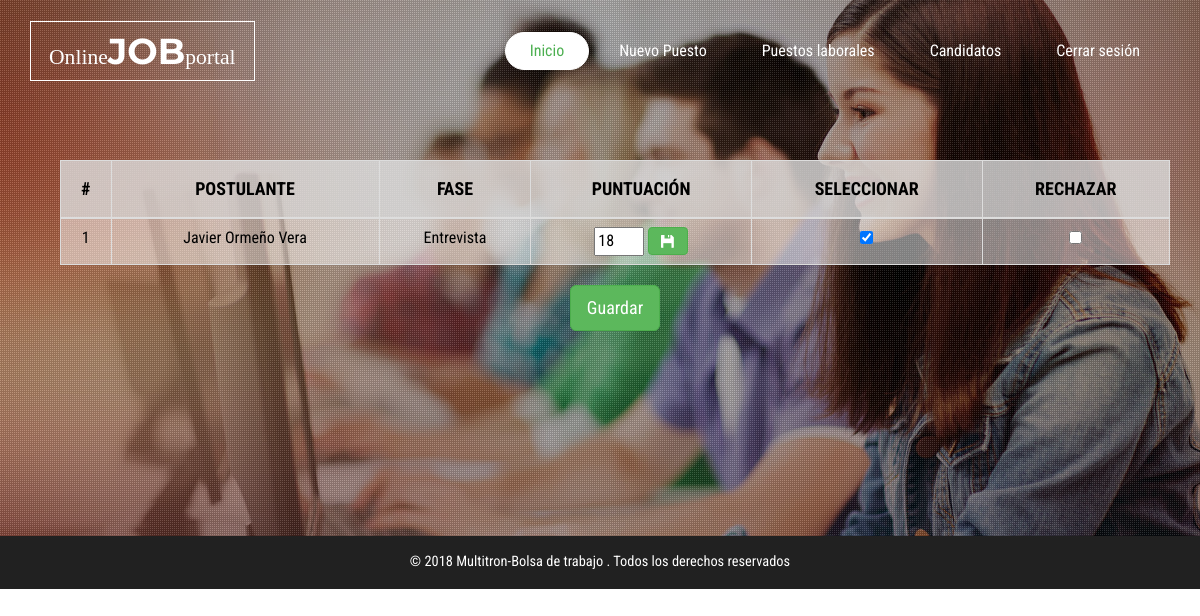
The app's page /user/jobprovider/rankByJob.php?id=1 with its own data.
### tables this page shows
CREATE TABLE `postulante_empleo` (
  `id_postulante_empleo` int(11) NOT NULL,
  `id_empleo` int(11) NOT NULL,
  `id_postulante` int(11) NOT NULL,
  `calificacion_cv` int(11) NOT NULL,
  `calificacion_conocimientos` int(11) NOT NULL,
  `calificacion_psicologico` int(11) NOT NULL,
  `calificacion_entrevista` int(11) NOT NULL,
  `fase` int(11) NOT NULL,
  `estado_fase` int(11) NOT NULL,
  `rechazado` int(11) NOT NULL
);

CREATE TABLE `postulante` (
  `id_postulante` int(11) NOT NULL,
  `nombre` varchar(100) NOT NULL,
  `dni` varchar(8) DEFAULT NULL,
  `direccion` varchar(70) DEFAULT NULL,
  `distrito` varchar(70) DEFAULT NULL,
  `email` varchar(50) NOT NULL,
  `telefono` varchar(9) DEFAULT NULL,
  `edad` varchar(100) DEFAULT NULL,
  `sexo` varchar(15) DEFAULT NULL,
  `estado_civil` varchar(30) DEFAULT NULL,
  `lugar_nac` varchar(110) DEFAULT NULL,
  `institucion` varchar(100) DEFAULT NULL,
  `carrera` varchar(8) DEFAULT NULL,
  `foto` varchar(50) DEFAULT NULL,
  `puesto` varchar(50) DEFAULT NULL,
  `conocimientos` varchar(50) DEFAULT NULL
);

### user/jobprovider/rankByJob.php (the view, shortened to what this page needs)
<html>
<!DOCTYPE html>
<html lang="en">
<head>
<link href="css/bootstrap.css" rel="stylesheet" type="text/css" media="all" />
<link rel="stylesheet" href="css/style.css" type="text/css" media="all" />
<link href="css/font-awesome.css" rel="stylesheet">
<link rel="stylesheet" href="css/flexslider.css" type="text/css" media="screen" />
    <link href="../../util/jGrowl/jquery.jgrowl.css" rel="stylesheet" media="screen">
</head>
<?php $id = $_GET["id"];
$con=conectar();?>
<body>
	<div class="banner-top">
		<div class="slider">
			<div class="callbacks_container">
				<ul class="rslides callbacks callbacks1" id="slider4">
					<li>
						<div class="w3layouts-banner-top jarallax">
							<div class="agileinfo-dot">
                                <div class="container" style="color: #fff;">
                                    <br><br><br><br><br>
                                    <br><br>
                                    <div class="container">
                                        <div class="col-md-12">
                                            <div class="table-responsive">
                                                <table class="table table-bordered" style="color: #000; background-color: rgba(255, 255, 255, .5)">
                                                    <tr style="background-color: rgba(211,211,211, .6)">
                                                        <th style="text-align: center"><h4><b>#</b></h4></th>
                                                        <th style="text-align: center"><h4><b>POSTULANTE</b></h4></th>
                                                        <th style="text-align: center"><h4><b>FASE</b></h4></th>
                                                        <th style="text-align: center"><h4><b>PUNTUACIÓN</b></h4></th>
                                                        <th style="text-align: center"><h4><b>SELECCIONAR</b></h4></th>
                                                        <th style="text-align: center"><h4><b>RECHAZAR</b></h4></th>
                                                    </tr>
                                                    <tbody>
                                                    <?php
                                                    $queryJobs = "SELECT postulante_empleo.id_postulante_empleo, postulante_empleo.calificacion_cv,
                                                                  postulante_empleo.calificacion_conocimientos, postulante_empleo.calificacion_psicologico, postulante_empleo.calificacion_entrevista,
                                                                  postulante_empleo.fase, postulante.nombre, postulante_empleo.estado_fase FROM postulante_empleo
                                                                  INNER JOIN postulante ON postulante_empleo.id_postulante = postulante.id_postulante AND postulante_empleo.id_empleo = $id AND postulante_empleo.rechazado = 0";
                                                    $stmtJobs = mysqli_query($con,$queryJobs);
                                                    $i = 0;
                                                    while($row = mysqli_fetch_array($stmtJobs)) {
                                                        $i++;
                                                        ?>
                                                        <tr>
                                                            <td align="center"><?php echo $i ?></td>
                                                            <td align="center"><?php echo $row['nombre'];?></td>
                                                            <td align="center"><?php
                                                                if($row['fase'] == 1)
                                                                    echo "Evaluación de CV";
                                                                else{
                                                                    if($row['fase'] == 2)
                                                                        echo "Evaluación de conocimientos";
                                                                    else {
                                                                        if ($row['fase'] == 3)
                                                                            echo "Evaluación psicológica";
                                                                        else
                                                                            echo "Entrevista";
                                                                     }
                                                                }?></td>
                                                            <td align="center"><?php
                                                                if($row['fase'] == 1)
                                                                    echo $row['calificacion_cv'];
                                                                else{
                                                                    if($row['fase'] == 2)
                                                                        echo $row['calificacion_conocimientos'];
                                                                    else {
                                                                        if ($row['fase'] == 3)
                                                                            echo $row['calificacion_psicologico'];
                                                                        else
                                                                            echo "<Input type='number' id='"."inputInterview".$row['id_postulante_empleo']."' style='width: 50px' min='0' max='20' value='".$row['calificacion_entrevista']."' > <button class='btn btn-success' onclick='saveQualification(".$row['id_postulante_empleo'].","."\"".$row['nombre']."\"".")'> <span class=\"glyphicon glyphicon-floppy-disk\"></span></button>";
                                                                    }
                                                                }?></td>
                                                            <td align="center"><input type="checkbox" id="seleccionado<?php echo $row['id_postulante_empleo']?>" <?php if($row['estado_fase'] == 1){echo "checked";}else {echo "";}?> onchange="changeState(<?php echo $row['id_postulante_empleo'];?>, <?php echo "'".$row['nombre']."'";?>, <?php echo $row['fase'];?>, this.checked)"></td>
                                                            <td align="center"><input type="checkbox" id="rechazado<?php echo $row['id_postulante_empleo']?>" onchange="reject(<?php echo $row['id_postulante_empleo'];?>, <?php echo "'".$row['nombre']."'";?>, this.checked)"></td>
                                                        </tr>
                                                        <?php
                                                    }
                                                    ?>
                                                    </tbody>
                                                </table>
                                                <div align="center">
                                                    <button class="btn btn-lg btn-success" onclick="reload()">Guardar</button>
                                                </div>
                                            </div>
                                        </div>
                                    </div>
                                    <br><br><br>
                                    <br><br><br>
                                    <br><br><br>
                                </div>
							</div>
						</div>
					</li>
				</ul>
			</div>
		</div>
	</div>
	<div class="banner">
		<div class="header">
			<div class="container">
				<nav class="navbar navbar-default">
					<div class="navbar-header">
						<div class="w3layouts-logo">
							<h1><a href="index.html"> <span>Online</span>Job<span>portal</span></a></h1>
						</div>
					</div>
                    <div class="collapse navbar-collapse nav-wil" id="bs-example-navbar-collapse-1">
                        <nav>
                            <ul class="nav navbar-nav navbar-right">
                                <li class="active"><a href="index.php">Inicio</a></li>
                                <li><a href="jobs.php">Nuevo Puesto</a></li>
                                <li><a href="puestos_laborales.php">Puestos laborales</a></li>
                                <li><a href="candidatos.php">Candidatos</a></li>
                                <li><a href="../../logout.php" >Cerrar sesión</a></li>
                            </ul>
                        </nav>
                    </div>
				</nav>
			</div>
		</div>
	</div>
    <footer>
        <div class="container">
            <div class="copyright">
                <p>© 2018 Multitron-Bolsa de trabajo . Todos los derechos reservados <a href="#"></a></p>
            </div>
        </div>
    </footer>
  </body>
</html>

### user/jobprovider/css/style.css (style rules this page uses)
body a { transition: 0.5s all; -webkit-transition: 0.5s all; -o-transition: 0.5s all; -moz-transition: 0.5s all; -ms-transition: 0.5s all; }
html, body { font-size: 100%; font-family: 'Roboto Condensed', sans-serif; }
body { background:#FFFFFF; }
.w3layouts-banner-top { background: url(../images/2.jpg) no-repeat 0px 0px; background-size: cover; }
.agileinfo-dot { background: url(../images/dott.png)repeat 0px 0px; background-size: 2px; -webkit-background-size: 2px; -moz-background-size: 2px; -o-background-size: 2px; -ms-background-size: 2px; }
.jarallax { position: relative; background-size: cover; background-repeat: no-repeat; background-position: 50% 50%; }
.banner { position: absolute; top: 0; z-index: 99; left: 0; width: 100%; }
.header { margin: 2em 0 0 0; }
.navbar-default { background: none; border: none; }
.navbar { margin-bottom: 0; }
.navbar-collapse { padding: 0; box-shadow: none; }
.w3layouts-logo h1 { margin:0; }
.w3layouts-logo h1 a { font-size: 1em; text-transform: uppercase; color: #FFFFFF; text-decoration: none; font-weight: 700; font-family: 'Montserrat', sans-serif; border: solid 1px #fff; padding: .2em .5em; }
.w3layouts-logo h1 a span { font-size: .6em; font-weight: 400; font-family: 'Crimson Text', serif; text-transform: initial; }
.navbar-nav { float: right; margin: 0; }
.navbar-default .navbar-nav > li > a { color: #fff; border: solid 1px rgba(255, 255, 255, 0); border-radius: 30px; -webkit-border-radius: 30px; -ms-border-radius: 30px; -o-border-radius: 30px; -moz-border-radius: 30px; }
.navbar-nav > li > a { font-size: 1em; padding: .5em 1.5em; margin-right: 5px; }
.navbar-default .navbar-nav > .active > a, .navbar-default .navbar-nav > .active > a:hover, .navbar-default .navbar-nav > .active > a:focus { color: #4CAF50; border: solid 1px #ffffff; border-radius: 30px; -webkit-border-radius: 30px; -ms-border-radius: 30px; -o-border-radius: 30px; -moz-border-radius: 30px; background: #ffffff; }
.callbacks_container { position: relative; float: left; width: 100%; }
.callbacks { position: relative; list-style: none; overflow: hidden; width: 100%; padding: 0; margin: 0; }
.callbacks li { position: absolute; width: 100%; }
.rslides { position: relative; list-style: none; overflow: hidden; width: 100%; padding: 0; }
.rslides li { -webkit-backface-visibility: hidden; position: absolute; display:none; width: 100%; left: 0; top: 0; }
.rslides li { position: relative; display: block; float: left; }
footer { background: #212121; padding:1em 0; }
.copyright p { text-align:center; color:#FFFFFF; margin:0; font-size:.9em; }

### user/jobprovider/rankByJob.php (style rules this page uses)
a { color: black; }

### records on screen
postulante_empleo: id_postulante.nombre "Javier Ormeño Vera", fase "Entrevista", calificacion_entrevista "18", estado_fase "☑"
